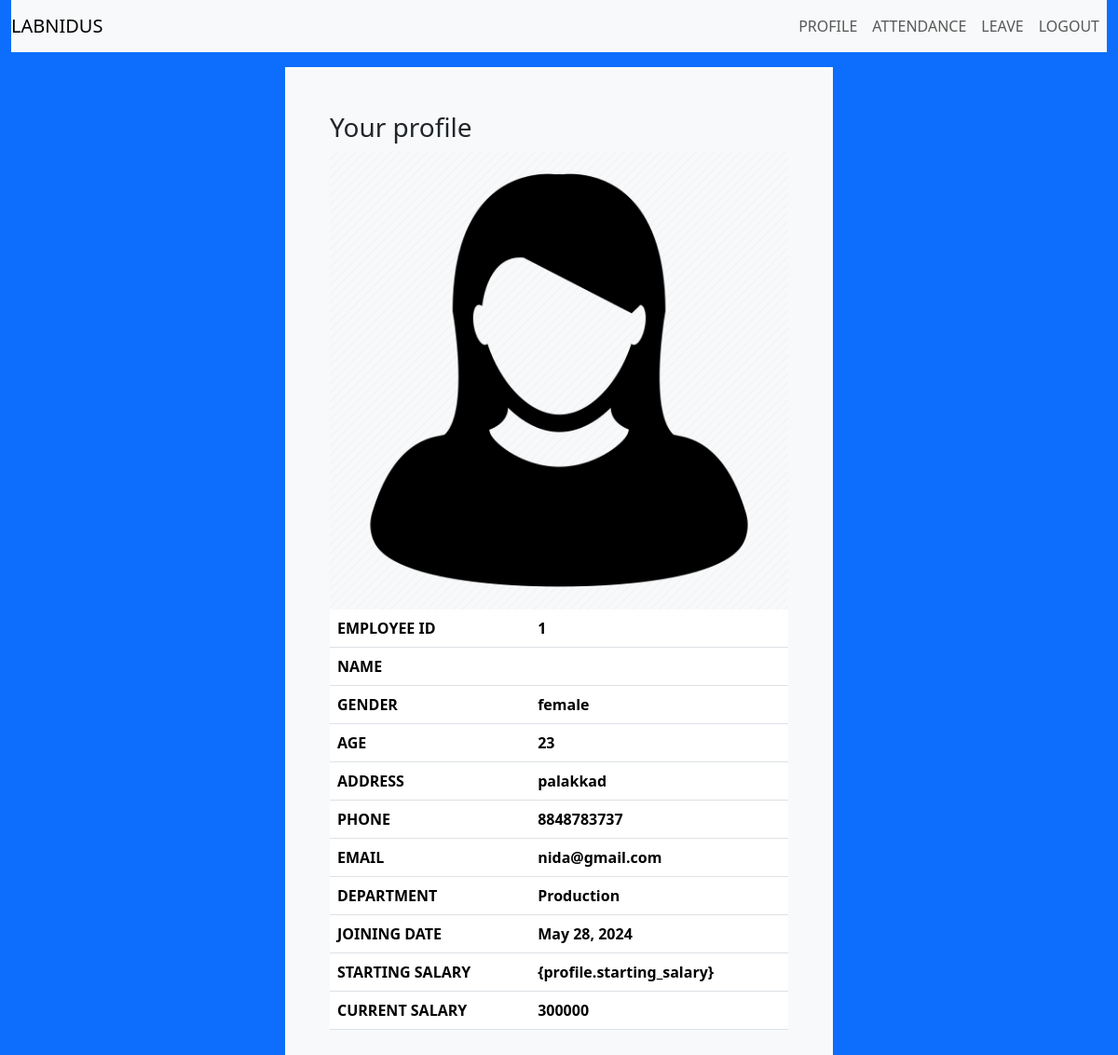
The app's page /user_profile (signed in), older data.
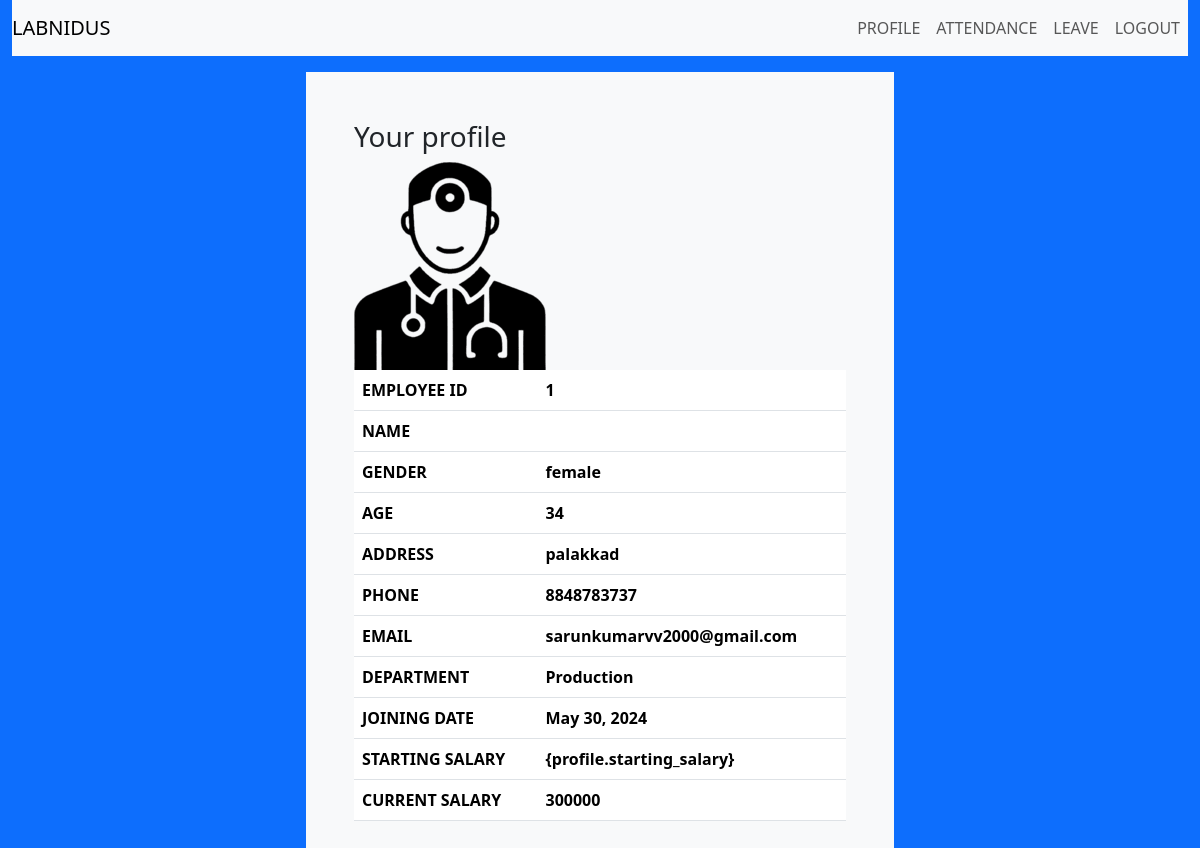
The same page, newer data.
### attendance_app/models.py (models this page shows)
class employee_profile(models.Model):
      user=models.ForeignKey(User,on_delete=models.CASCADE)
      employee_id=models.IntegerField()
      profile_photo=models.ImageField(upload_to="images/")
      gender=models.CharField(max_length=255)
      age=models.IntegerField()
      address=models.CharField(max_length=255)
      phone=models.CharField(max_length=10)
      email=models.EmailField()
      department=models.ForeignKey(department,on_delete=models.CASCADE)
      joining_date=models.DateField()
      starting_salary=models.IntegerField()
      current_salary=models.IntegerField()

class department(models.Model):
      title=models.CharField(max_length=255)

### attendance_app/views.py (the view)
# urls.py: path('user_profile',views.profile,name='user_profile'),
def profile(request):
      current_user=request.user
      profile=employee_profile.objects.get(user=current_user)
      print(current_user)
      print(profile)
      return render(request,'employee/profile.html',{'profile':profile})

### templates/employee/profile.html
{% extends 'employee/base.html' %}
{% block content %}
      <div class="w-50 mx-auto bg-light text-dark mt-3 p-5">
      <h3>Your profile</h3>
      <img src="{{profile.profile_photo.url}}" alt="" class="img img-fluid" height="150px">
      <table class="table">
            <tr>
                  <th class="col">EMPLOYEE ID</th>
                  <th class="col">{{profile.employee_id}}</th>
            </tr>
            <tr>
                  <th class="col">NAME</th>
                  <th class="col">{{profile.user.firstname}} {{profile.user.lastname}}</th>
            </tr>            <tr>
                  <th class="col">GENDER</th>
                  <th class="col">{{profile.gender}}</th>
            </tr>            <tr>
                  <th class="col">AGE</th>
                  <th class="col">{{profile.age}}</th>
            </tr>            <tr>
                  <th class="col">ADDRESS</th>
                  <th class="col">{{profile.address}}</th>
            </tr>            <tr>
                  <th class="col">PHONE</th>
                  <th class="col">{{profile.phone}}</th>
            </tr>            <tr>
                  <th class="col">EMAIL</th>
                  <th class="col">{{profile.email}}</th>
            </tr>            <tr>
                  <th class="col">DEPARTMENT</th>
                  <th class="col">{{profile.department.title}}</th>
            </tr>            <tr>
                  <th class="col">JOINING DATE</th>
                  <th class="col">{{profile.joining_date}}</th>
            </tr>            <tr>
                  <th class="col">STARTING SALARY</th>
                  <th class="col">{profile.starting_salary}</th>
            </tr>            <tr>
                  <th class="col">CURRENT SALARY</th>
                  <th class="col">{{profile.current_salary}}</th>
            </tr>
      </table>
      </div>
{% endblock %}

Row changes from the older to the newer data that the page shows:
removed employee_profile: profile_photo (picture), employee_id "1", gender "female", age "23", address "palakkad", phone "8848783737", email "nida@gmail.com", department "Production", joining_date "May 28, 2024", current_salary "300000"
added employee_profile: profile_photo (picture), employee_id "1", gender "female", age "34", address "palakkad", phone "8848783737", email "sarunkumarvv2000@gmail.com", department "Production", joining_date "May 30, 2024", current_salary "300000"
